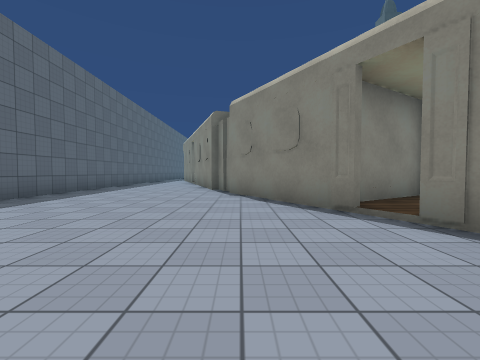
[1] (above)

20 first-person views from a walk through a Unity game level. The camera is 1.2 m above the floor, tilts 2° down and sees 90° across. The floor is counted in squares, 2 m on a side. Each view is taken from the middle of a square. On the plan, view 1 faces up. The plan holds only what a view shows up to about 9 squares ahead; the rest is blank. The place goes on beyond the plan. Some animated figures are left out. Some surface patterns are stand-ins.

[2]
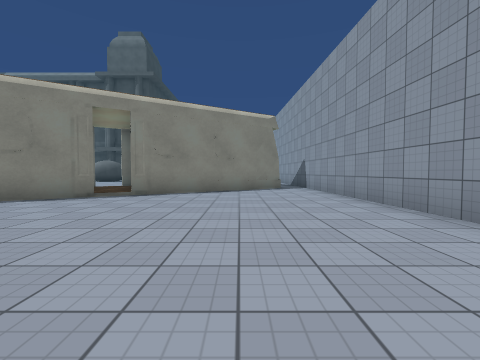

[3]
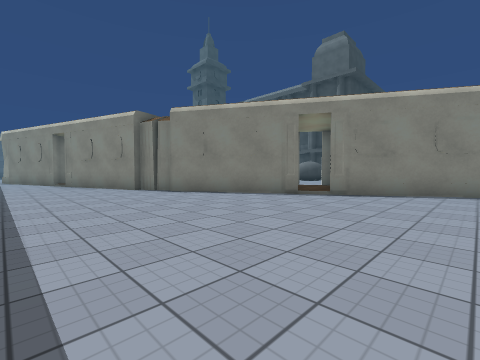

[4]
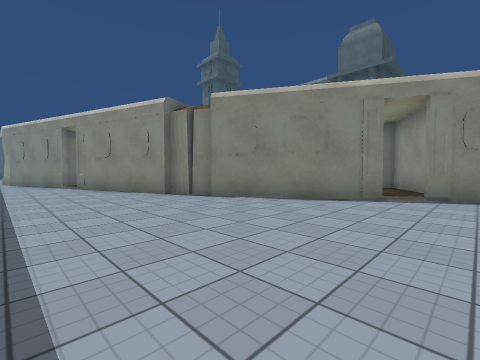

[5]
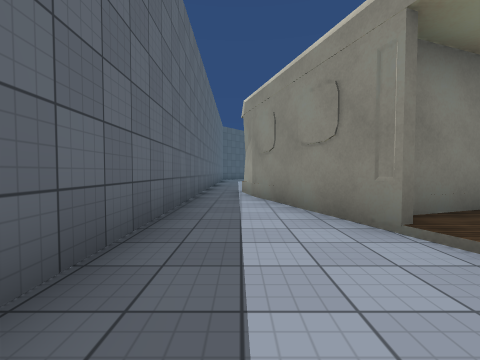

[6]
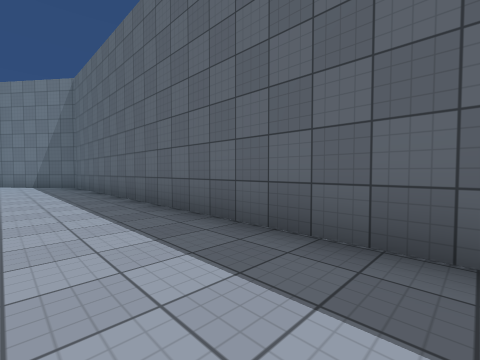

[7]
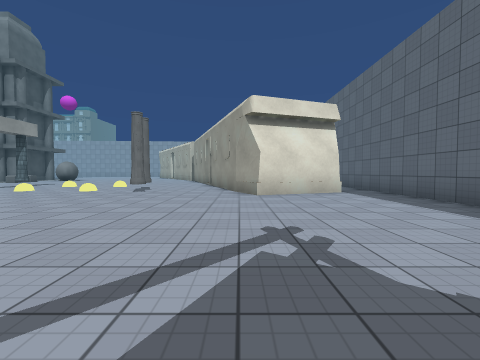

[8]
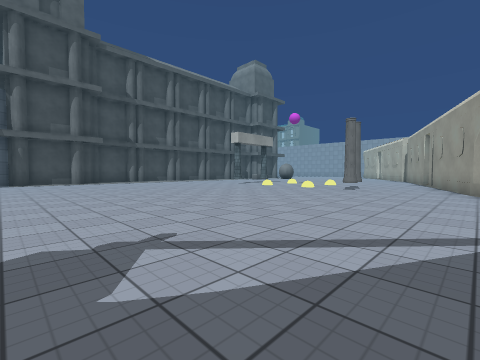

[9]
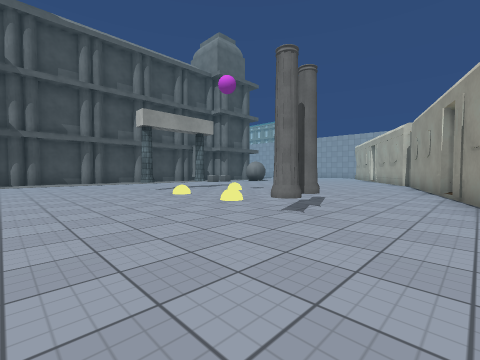

[10]
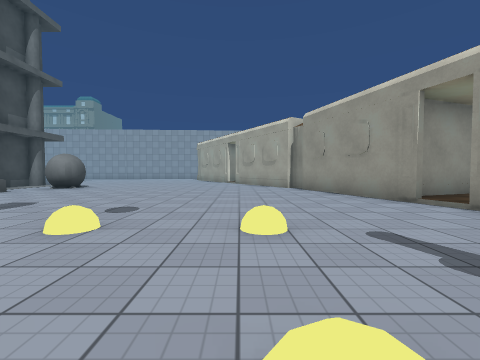

[11]
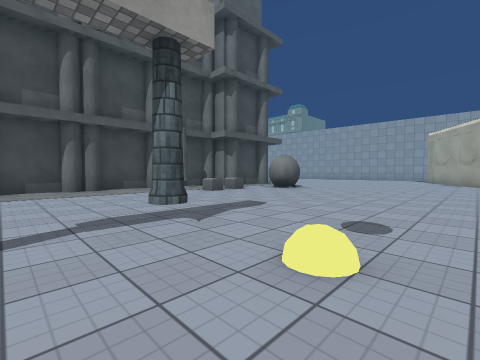

[12]
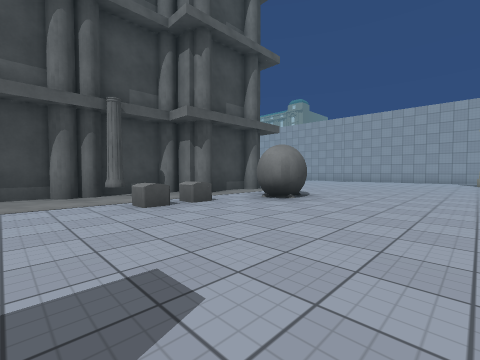

[13]
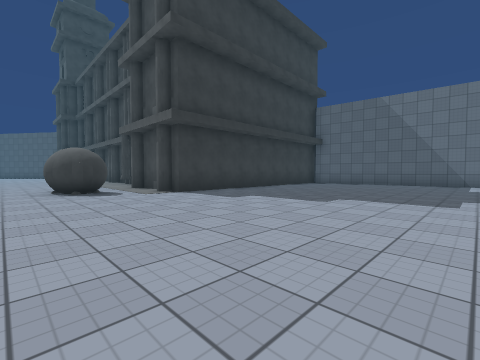

[14]
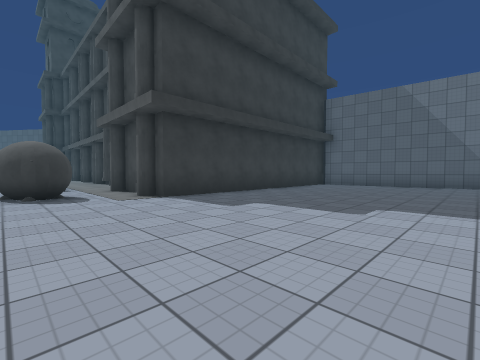

[15]
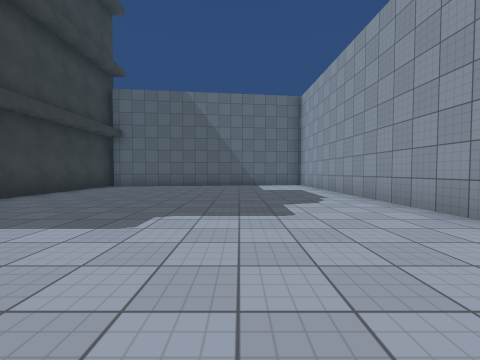

[16]
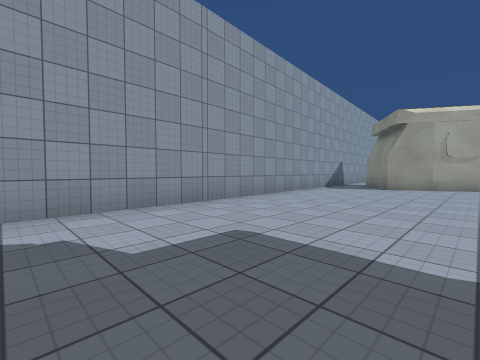

[17]
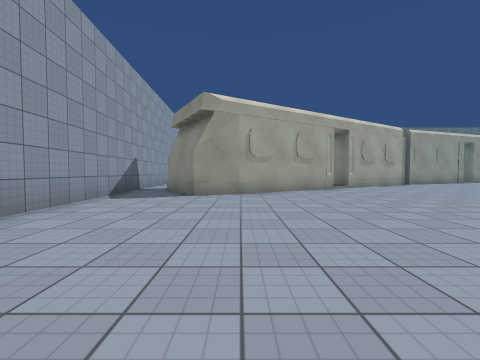

[18]
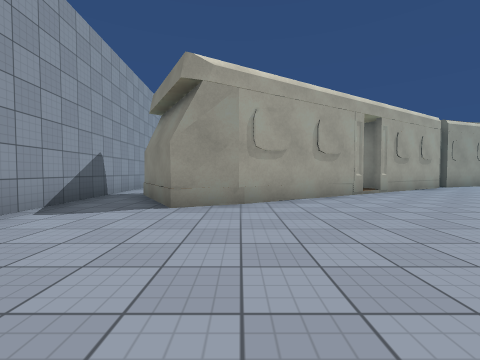

[19]
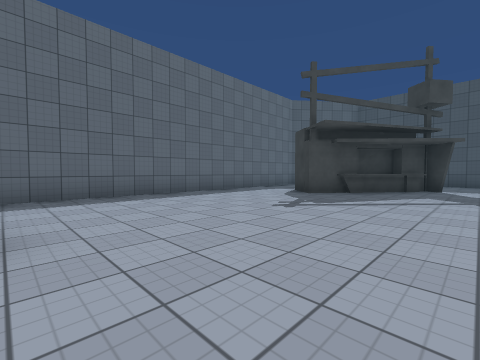

[20]
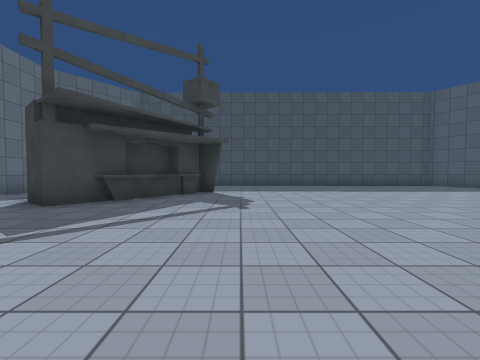

### Floor plan
Points are (right, up) in squares from view 1. A wall is a line through its corners. A room is listed if a view was taken in it or the views show most of it. See-through windows are left out.
Room 1 (views 1, 2, 3, 4, 5, 6)
walls: (1.7, 3.4) (-0.3, 6.7); (-0.2, 6.9) (-0.4, 7.4) (-0.8, 7.9); (-0.1, 6.9) (-0.6, 7.4) (-0.6, 7.9); (-0.9, 7.8) (-2.2, 11.5); (4, -0.6) (2.1, 2.8); (-1.3, -2.8) (5.4, -2.4); (-1.5, 11.4) (0.5, 12.1); (4.8, -1.4) (3.9, -0.4); (-2.4, 12.2) (-3.7, 15.9); (-0.8, 13.2) (-2.3, 12.7); (-3.7, 15.8) (-3.9, 17.1); (-5.1, 16.9) (-4.9, -0.2) (-3, -2.7)
ways out: opening at (5, -2) to room 2; gap at (-4, 17) to room 2
Room 2 (views 7, 8, 9, 10, 11, 12, 13, 14, 15, 16, 17, 18, 19, 20)
walls: (13.2, 13.9) (13.3, 14.6); (0.6, 12.6) (1.9, 8.8); (-0.9, 16.9) (0.4, 13.2); (2.2, 8.3) (4.2, 5); (1.7, 8.5) (2.1, 8.1); (13.6, 9.6) (13.6, 16); (4.6, 4.3) (6.6, 1); (-3.9, 17.1) (-1.5, 17.9) (-0.8, 16.7); (-2.4, 24.1) (-3.3, 24.8); (0.4, 26.7) (-0.1, 27.1) (-0.5, 26.5); (6.5, 1.2) (7, -0.1) (4.8, -1.4); (-1.2, 26.2) (-1.7, 25.5); (-1, 26.4) (-1.5, 25.8); (-5.2, 24.6) (-5.1, 16.9); (20, 6.2) (12.7, 6.2) (12.7, 9.2) (13.5, 9.2); (1.1, 30.2) (0.4, 30.2); (-5.2, 27) (-5.2, 26.1); (5.4, -2.4) (19.9, -1.6); (21.5, 0) (21.1, 2.6)
low walls: (0, 26.6) (-1.2, 25)
ways out: opening at (5, -2) to room 1; gap at (-4, 17) to room 1
objects: other object (-2, 25); other object (-1, 27); pillar (2, 16); pillar (2, 17); pillar (7, 15); pillar (7, 17); other object (10, 7) to (11, 9); other object (11, 10); other object (11, 11); pillar (13, 11)

Where each view was taken, in squares from view 1:
view 1: 0 up, 0 right, facing up
view 2: 0 up, 4 left, facing right
view 3: 0 up, 4 left, facing up-right
view 4: 2 up, 4 left, facing up-right
view 5: 10 up, 4 left, facing up
view 6: 10 up, 3 left, facing down-left
view 7: 24 up, 1 left, facing down
view 8: 25 up, 1 left, facing down-right
view 9: 20 up, 0 right, facing down-right
view 10: 17 up, 4 right, facing down
view 11: 16 up, 5 right, facing down-right
view 12: 13 up, 7 right, facing down-right
view 13: 0 up, 9 right, facing up-right
view 14: 1 up, 10 right, facing up-right
view 15: 1 up, 11 right, facing right
view 16: 2 up, 16 right, facing down-left
view 17: 1 up, 13 right, facing left
view 18: 1 up, 11 right, facing left
view 19: 18 up, 1 right, facing up-left
view 20: 20 up, 1 right, facing up
